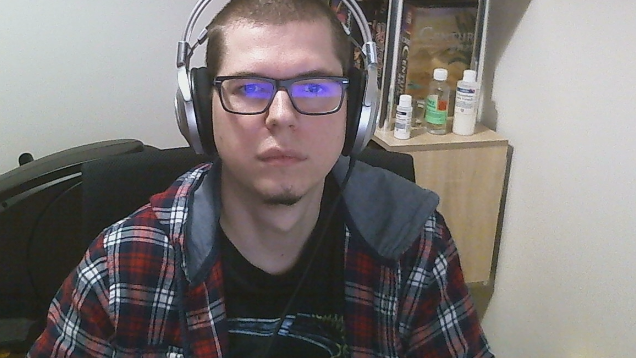
#> input picture pic/face.png, 636 x 358 px, found by its file name
$ python main.py
#> lines starting #> are read from the running program, lines starting #| are printed output that depends on the picture; after the words box and inside, x2 and y2 are one past the last pixel; in counts of white or black regions, pixels touching at a corner belong together
### basic_operations.py
import cv2 as cv
import ImgErrors
import numpy as np
import logging
import os

log = logging.getLogger("basic_operations_Log")
log.setLevel(logging.INFO)

ch = logging.FileHandler(filename="basic_operations.log")
format = logging.Formatter('%(asctime)s - %(name)s - %(levelname)s - %(message)s')

ch.setFormatter(format)
log.addHandler(ch)


class RandomImg(object):
    """
    class for creating basic random images
    """

    def __init__(self, height, width):
        self.height = height
        self.width = width

    # [71 lines left out: functions create_empty_image_mono, create_random_image_mono, create_empty_image_BGR, create_random_image_BGR, copy_image, save_img_to_file, not called in this run]


class ImageBox(object):
    """
    class ImageBox contains original image array and modified array
    methods for detecting
    """

    def __init__(self, option, img):
        """
        :param img: image data
        :param option: 'cam'|'file_path'
        """
        self.option = option
        self.img = img
        self._img_original = self.img
        super().__init__()

    @property
    def img(self):
        return self.__img

    @img.setter
    def img(self, img):

#> called with img = 'pic\\face.png'
        __option_define = {'cam', 'file_path'}
        if self.option == 'cam':

            self.__img = img

        elif self.option == 'file_path':
            try:
                img_data = cv.imread(img)
#> img_data is the input picture: shape (358, 636, 3); mean B, G, R 118.8, 120.1, 125
            except cv.Error:
                raise ImgErrors.UnableToOpenImageError(cv.Error)

            if img_data is None:
                # sys.exit("Could not read the image.")
                raise ImgErrors.NoImageError("Could not read the image.")
            self.__img = img_data
        elif self.option not in __option_define:
            raise ImgErrors.WrongOption(r"Wrong option!. Available options are: 'cam'|'file_path'")

    def show_image(self):
        """
        show the image in popup window(openCV)
        :return:
        """

        if self.img is None:
            log.info("img is empty")
            raise ImgErrors.NoImageError("Could not read the image.")
        try:
            cv.imshow("Display window", self.img)
            k = cv.waitKey(0)
#> (key q is pressed here)
#> (key Esc is pressed here)

        except cv.Error:
            raise ImgErrors.UnableToOpenImageError(cv.Error)

    def convert_bgr_to_gray(self):
        """
        convert image from BRG to GRAY
        """
        self.__img = cv.cvtColor(self.img, cv.COLOR_BGR2GRAY)

    def circles_detect(self):
        """
        HOUGH circle detection
        :return: original image array with drawn green circles and red center point
        """
        # color2gray
        self.convert_bgr_to_gray()

        # blur
        self.blur()

        # otsu
        self.otsu()

        # edges Canny
        self.edges_canny()

        circles = cv.HoughCircles(self.img, cv.HOUGH_GRADIENT, 1, 15,
                                  param1=50, param2=10, minRadius=12, maxRadius=18)
        print(circles)
        circles_counter = 0
        tmp = self._img_original
        if np.all(circles) is not None:
            circles = np.uint16(np.around(circles))


            for i in circles[0, :]:
                # draw the outer circle
                cv.circle(tmp, (i[0], i[1]), i[2], (0, 255, 0), 2)
                # draw the center of the circle
                cv.circle(tmp, (i[0], i[1]), 2, (0, 0, 255), 3)
                circles_counter += 1
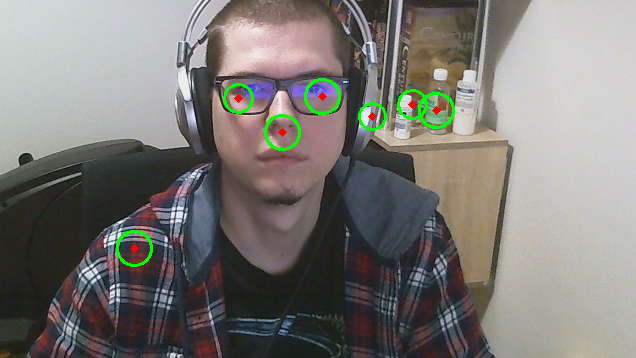
#> tmp: shape (358, 636, 3); 1.04% of pixels changed, all inside (x1, y1, x2, y2) = (116, 78, 455, 267)
#> after the loop, circles_counter = 7
        print('circles= ' + str(circles_counter))
#| circles= 7
        return tmp

    # [13 lines left out: function sobel_edge, not called in this run]

    def otsu(self):
        """
        otsu threshold
        """
        otsu = cv.threshold(np.array(self.img), 0, 255, cv.THRESH_BINARY + cv.THRESH_OTSU)
        self.__img = otsu[1]

    def blur(self):
        """
        blurring the image with Gaussian blur mask
        :return: blurred original image array
        """
        self.__img = cv.GaussianBlur(self.img, (5, 5), 0)

    def edges_canny(self):
        """
        Canny detecting edges
        :return: black image array with white edge lines
        """
        self.__img = cv.Canny(self.img, 0, 200)


class CamBox:

    def show_image(self):
        """
        display popup with cam
        """
        if not self.cam.isOpened():
            print("Cannot open camera")
            exit()
        while True:
            #    Capture frame-by-frame
            ret, frame = self.cam.read()
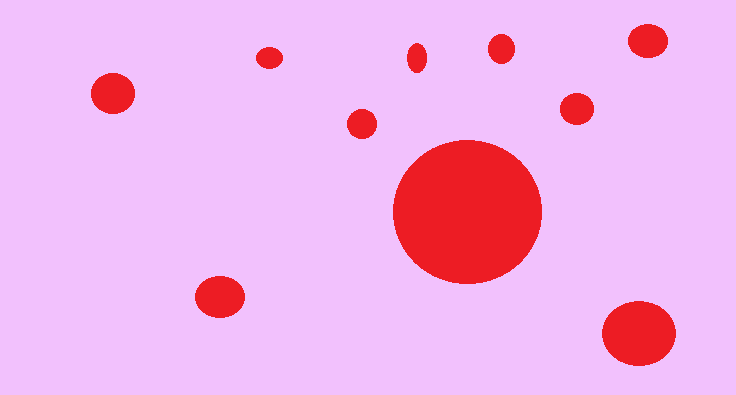
#> input picture cells_test.png, 736 x 395 px, given in place of the camera
#> frame is the input picture: shape (395, 736, 3); mean B, G, R 232.2, 177.2, 241.5
            # if frame is read correctly ret is True
            if not ret:
                print("Can't receive frame (stream end?). Exiting ...")
                break
            # Our operations on the frame come here
            frame_process = ImageBox('cam', frame)
            frame_process.circles_detect()
#> in circles_detect (call 2), `circles = cv.HoughCircles(self.img, cv.HOUGH_GRADIENT, 1, 15, param1=5..`: circles = [[361.5, 124.5, 15], [576.5, 108.5, 15.2], [644.5, 39.5, 16.3], [501.5, 47.5, 14.4], [267.5, 55.5, 13.4], [419.5, 57.5, 14.1], [107.5, 91.5, 17.4], [228.5, 296.5, 17.4], [208.5, 297.5, 15]]
#| [[[361.5 124.5  15. ]
#|   [576.5 108.5  15.2]
#|   [644.5  39.5  16.3]
#|   [501.5  47.5  14.4]
#|   [267.5  55.5  13.4]
#|   [419.5  57.5  14.1]
#|   [107.5  91.5  17.4]
#|   [228.5 296.5  17.4]
#|   [208.5 297.5  15. ]]]
#> in circles_detect (call 2), `circles = np.uint16(np.around(circles))`: circles = [[362, 124, 15], [576, 108, 15], [644, 40, 16], [502, 48, 14], [268, 56, 13], [420, 58, 14], [108, 92, 17], [228, 296, 17], [208, 298, 15]]
#> the loop in circles_detect (call 2), `for i in circles[0, :]:` made 9 passes
#> after the loop in circles_detect (call 2), `for i in circles[0, :]:`:
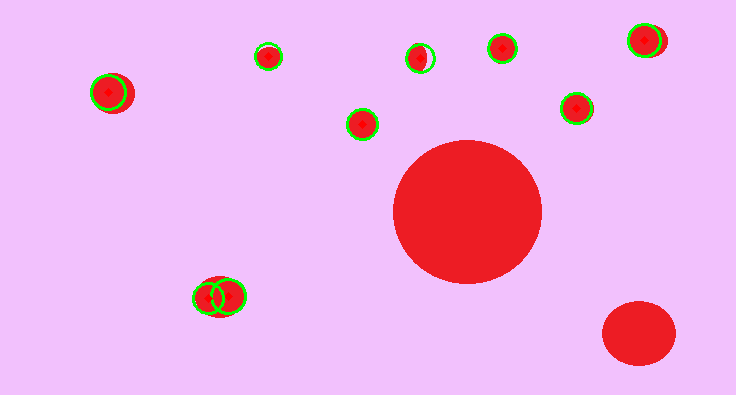
#> tmp: shape (395, 736, 3); 1% of pixels changed, all inside (x1, y1, x2, y2) = (90, 23, 662, 315)
#> after the loop in circles_detect (call 2), `for i in circles[0, :]:`: circles_counter = 9
#| circles= 9

            cv.imshow('frame', frame_process._img_original)
            if cv.waitKey(1) == ord('q'):
#> (key q is pressed here)
                break
        # When everything done, release the capture
        self.cam.release()
        cv.destroyAllWindows()

    def __init__(self):
        self.cam = cv.VideoCapture(0)

### main.py
import cv2 as cv
import basic_operations


def main():
    """
    main
    """
    image = basic_operations.ImageBox('file_path',r'pic\face.png')


    #show original
 #   #original = basic_operations.img(r'pic\face.png')
    image.show_image()
#
 #   # color2gray
  #  image.convert_bgr_to_gray()
    image.show_image()
#
 #   # blur
 #   blur = cv.GaussianBlur(image.img, (5, 5), 0)
 #   image.img = blur
 #   image.show_image()
#
 #   '#otsu'
 #   otsu = image.otsu()
 #   otsu_img = otsu[1]
 #   cv.imshow("otsu", otsu_img)
#
 #   '#edges Canny'
 #   edges = cv.Canny(otsu_img, 0, 200)
 #   cv.imshow("canny", edges)

    '#count circles'
    cir = image.circles_detect()
    cv.imshow('detected circles', cir)
    cv.waitKey(0)

    cam_process = basic_operations.CamBox()

    cam_process.show_image()
    # [21 lines of commented-out code are left out]


if __name__ == '__main__':
    main()
